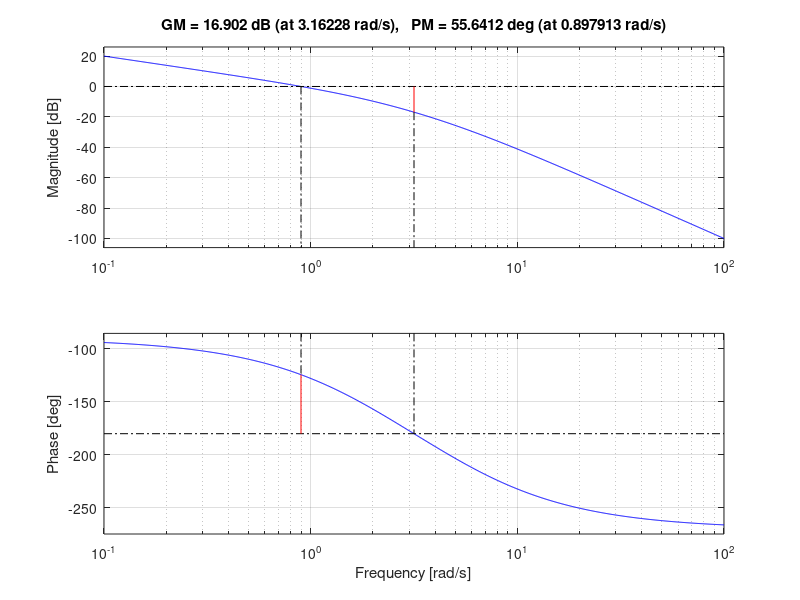

MATLAB code to generate this figure:
clear;
clc;
% Change G depending on your function
G = zpk([],[0 -2 -5],10)
margin(G)

% TF of 10 / (  s^3 + 7*s^2 + 10*s )
